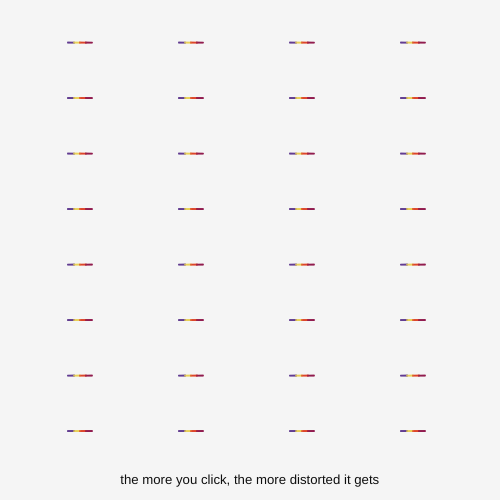
Frame 1 (no input)
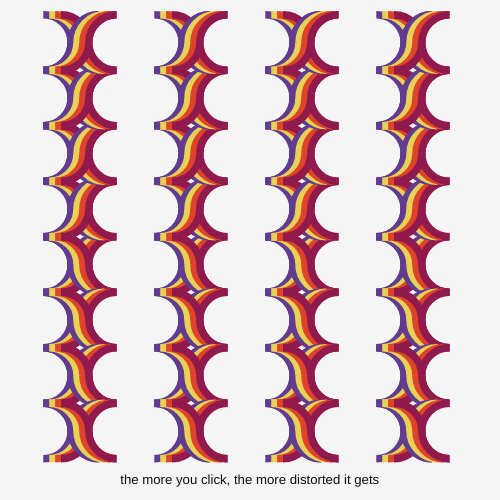
Frame 60 (no input)
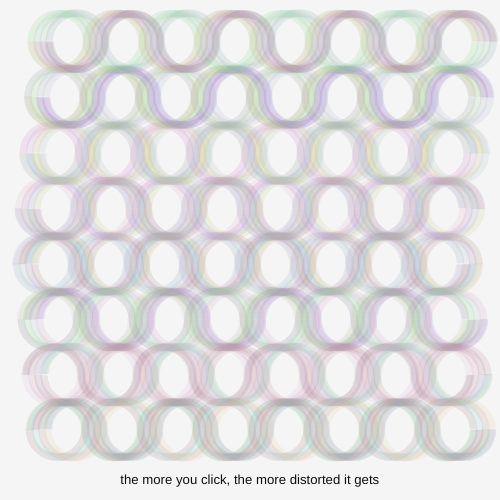
Frame 120 (the mouse pressed at the canvas centre since frame 60)

The p5.js sketch that drew these frames (run headless with seeded random() and noise() and a simulated clock; from frame 60 on, the mouse is pressed at the canvas centre):

// p5.js sketch
// ── sketch.js
var a = 0;
var b = -180;
var a_stopper = false;
var toggle = false;
var x_inc = 300;
var y_inc = 150;
var r_inc = 1;
var colorGTAT = ['#603B8F', '#E9D156', '#DD4429', '#901A4D'] //[bordeaux,orange,yellow,purple]
var dist_count = 0;

function setup() {
  createCanvas(500, 500);
  angleMode(DEGREES);
  noFill();
  strokeCap(SQUARE);
  strokeWeight(20);
  frameRate(30);
}

function draw() {
  background(245);
  textAlign(CENTER);
  push();
  noStroke();
  fill(15);
  scale(1.1);
  text("the more you click, the more distorted it gets", 227, 440);
  pop();
  if (a_stopper === false) {
    a += 1.5;
    b += 1.5;
  }

  if (a == 180) {
    a_stopper = true;
  }
  push();

  scale(0.37); //master scale
  translate(165, 715); //master translate
  for (var y = 0; y <= y_inc * 7; y += y_inc) {

    translate(0, y);

    push();
    for (var d = 0; d <= 2; d++) {

      translate(-64, 0);
      scale(1, -1);

      for (var r = 0; r < r_inc * 4; r += r_inc) {

        stroke(colorGTAT[r]);
        translate(16, 0);

        for (var x = 0; x < x_inc * 4; x += x_inc) {

          if (dist_count===1) {
            if (x === 0) {
              stroke(random() * 100 + 120, random() * 100 + 120, random() * 100 + 120,45);
              translate(random(),random());
            }
          }
          if (dist_count===2) {
            if (x === 0) {
              stroke(random() * 100 + 150, random() * 100 + 150, random() * 100 + 150,30);
              translate(random(),random()*10);
            }
          }
          if (dist_count===3) {
            if (x === 0) {
              stroke(random() * 100 + 150, random() * 100 + 170, random() * 100 + 170,15);
              translate(random()*2,random()*20);
            }
          }

          arc(x, 0, 150, 150, 0, a);
          arc(150 + x, 0, 150, 150, 180, b);

        }
      }
    }
  }

  pop();
  //DEBUGGING
  //console.log("a: " + a);
  //console.log("b: " + b);
  //console.log("d: " + d);
  //console.log("r: " + r);
  //console.log("x: " + x);
  //console.log("y: " + y);
  //console.log("dist_count: "+dist_count)
}
function mousePressed() {
  dist_count++
  if(dist_count==4) {dist_count=0}
}
